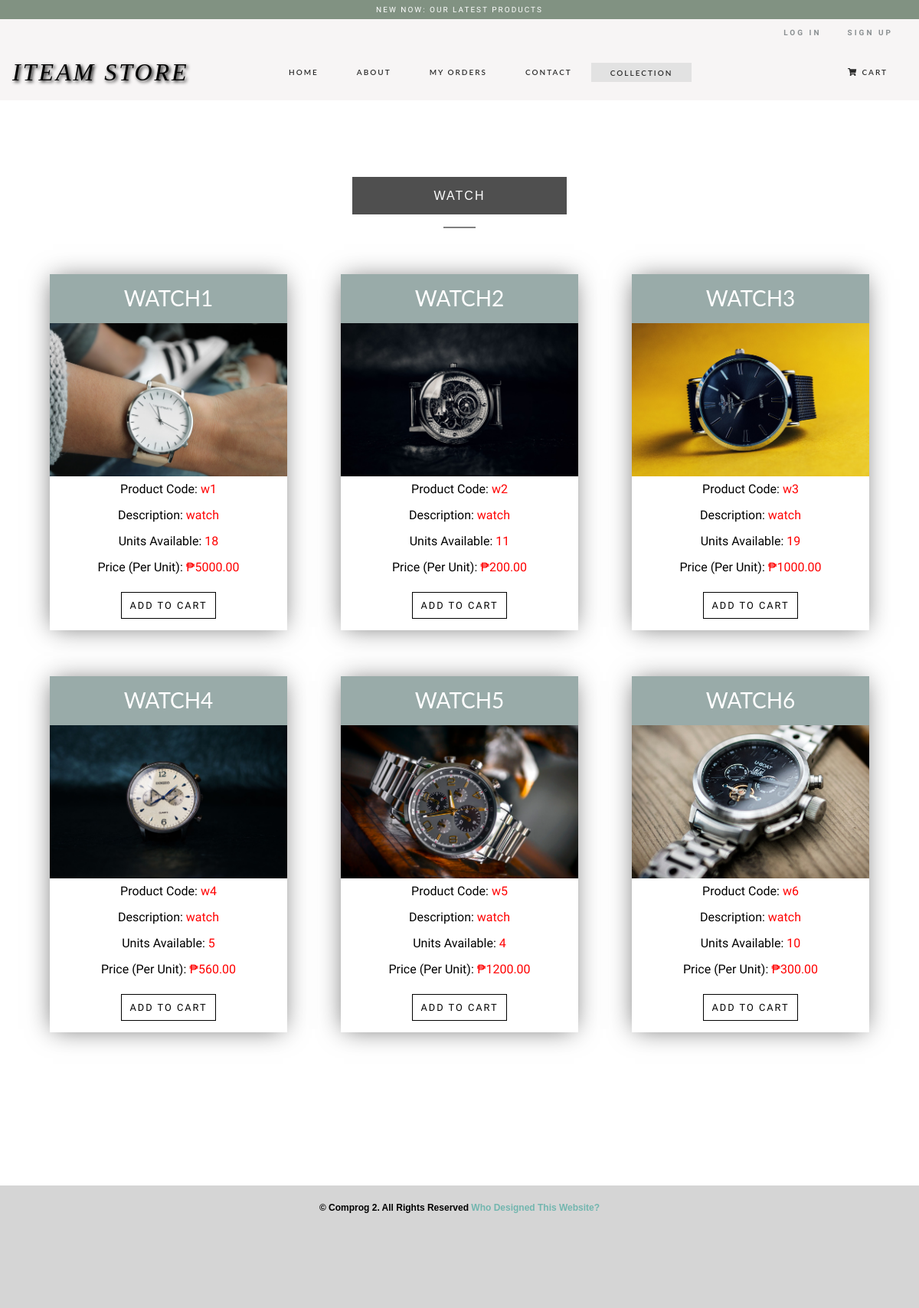
The app's page /watch.php, older data.
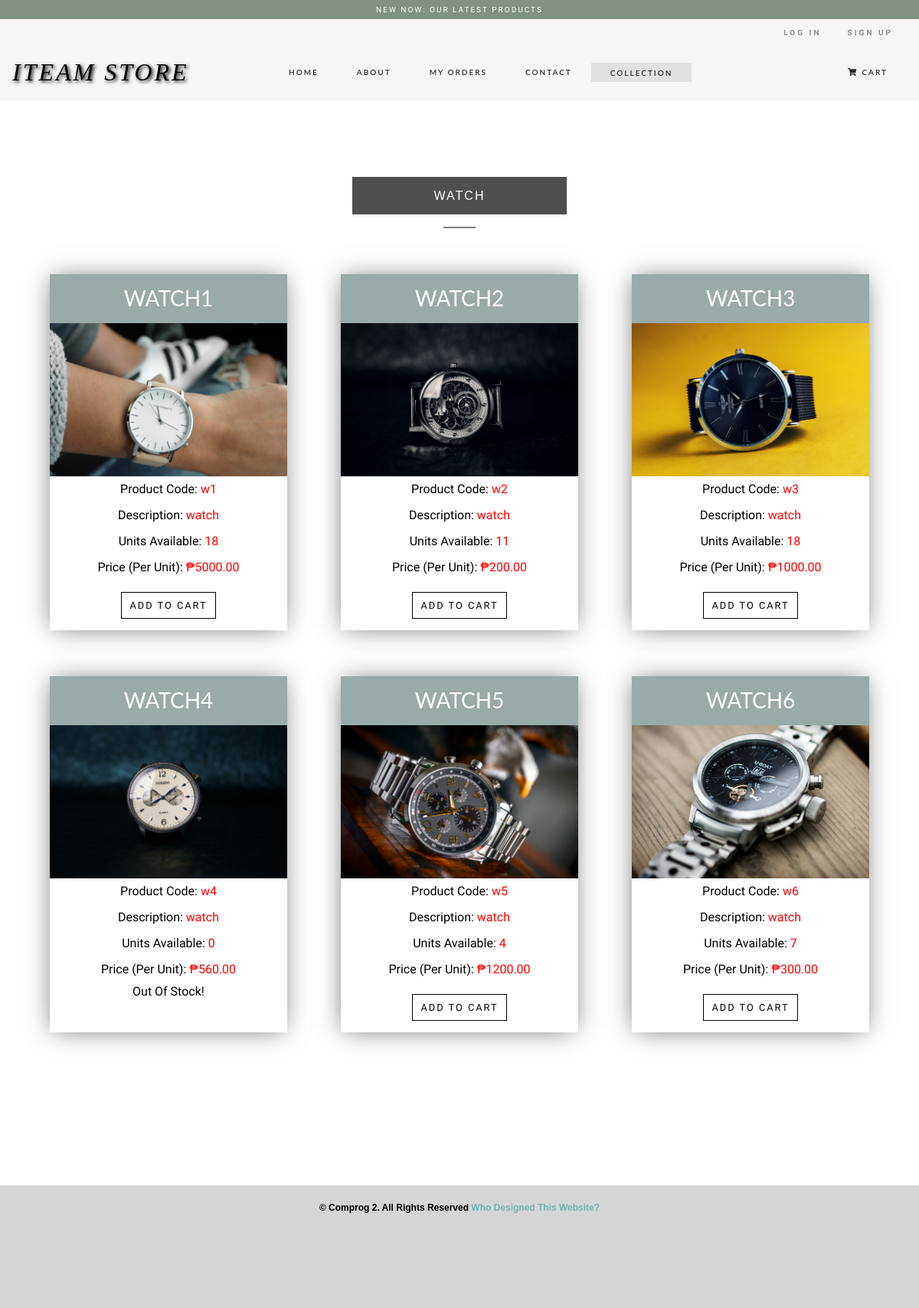
The same page, newer data.
### tables this page shows
CREATE TABLE `watch` (
  `id` int(11) NOT NULL,
  `product_code` varchar(60) NOT NULL,
  `product_name` varchar(60) NOT NULL,
  `product_desc` tinytext NOT NULL,
  `product_img_name` varchar(255) NOT NULL,
  `qty` int(255) NOT NULL,
  `price` decimal(10,2) NOT NULL
);

### config.php (called while the page is built, shortened)
<?php
$currency = '₱';
?>

### watch.php (the view, shortened to what this page needs)
<?php
include 'config.php';
?>
<!DOCTYPE html>
<html ng-app="myApp">
<head>
</head>
  <body>
    <header>
      <?php include('assets/header-primary.php') ?>
    </header>
    <nav class="navbar navbar-expand-lg navbar-dark bg-black">
      <a class="navbar-brand mxauto" href="main.php">ITEAM STORE</a>
      <div class="collapse navbar-collapse" id="navbarNav">
        <ul class="navbar-nav mx-auto">
          <li class="nav-item">
            <a class="nav-link" href="main.php">Home <span class="sr-only">(current)</span></a>
          </li>
          <li class="nav-item">
            <a class="nav-link" href="about.php">About</a>
          </li>
          <li class="nav-item">
            <a class="nav-link" href="orders.php">My Orders</a>
          </li>
          <li class="nav-item">
            <a class="nav-link" href="contact.php">Contact</a>
          </li>
          <li class="dropdown">
              <a class="dropbtn" href="featured.php">Collection</a>
          </li>
        </ul>
        <ul class="navbar-nav ml-auto">
          <li class="nav-item">
            <a class="nav-link image-show cart" data-modal="modalCart"><i class="fas fa-shopping-cart" data-modal="modalCart"></i>Cart</a>
          </li>
        </ul>
      </div>
    </nav>
    <div class="featured-items-collection products">
      <div class="container">
        <div class="text-heading col-auto text-center">
          <div class="text-holder">
            <h2>Watch</h2>
                <hr />
          </div>
        </div>
    <div class="row d-flex justify-content-around">
        <?php
          $result = $mysqli->query('SELECT * FROM watch');
          if($result){
            while($obj = $result->fetch_object()) {
              echo '<div class="image-content-products">';
              echo '<h3>'.$obj->product_name.'</h3>';
              echo '<img src="img/watch/'.$obj->product_img_name.'"/>';
              echo '<p>Product Code: <span>'.$obj->product_code.'</span></p>';
              echo '<p>Description: <span>'.$obj->product_desc.'</span></p>';
              echo '<p>Units Available: <span>'.$obj->qty.'</span></p>';
              echo '<p>Price (Per Unit): <span>'.$currency.$obj->price.'</span></p>';
              if($obj->qty > 0){
                echo '<p><a href="update-cart.php?action=add&id='.$obj->id.'"><input class="add" type="submit" value="Add To Cart"/></a></p>';
              }
              else {
                echo 'Out Of Stock!';
              }
              echo '</div>';
            }
          }
          echo '</div>';
          echo '</div>';
            echo '</div>';
          ?>
  </body>
</html>

### assets/header-primary.php (shortened to what this page needs)
<div class="header-primary">
  <div class="container-fluid">
    <div class="col-md-12 login-head d-flex text-right">
      <div class="mr-auto p-2"></div>
        <?php
          if(isset($_SESSION['username'])){
            echo '<div class="p-2"><a href="account.php" class="header-login"><i class="fas fa-user" style="margin-right: 10px;"></i>Account</a></div>';
            echo '<div class="p-2"><a href="logout.php" class="header-login">Log Out</a></div>';
          }
          else{
            echo '<div class="mr-4 p-1"><a href="login.php" class="header-login">Log In</a></div>';
            echo '<div class="p-1"><a href="register.php" class="header-login">Sign up</a></div>';
          }
          ?>
        </div>
      </div>
    </div>

Row changes from the older to the newer data that the page shows:
changed watch "WATCH3": qty "19" → "18"
changed watch "WATCH4": qty "5" → "0"; value "Add To Cart" → (not shown); now shows "Out Of Stock!"
changed watch "WATCH6": qty "10" → "7"
